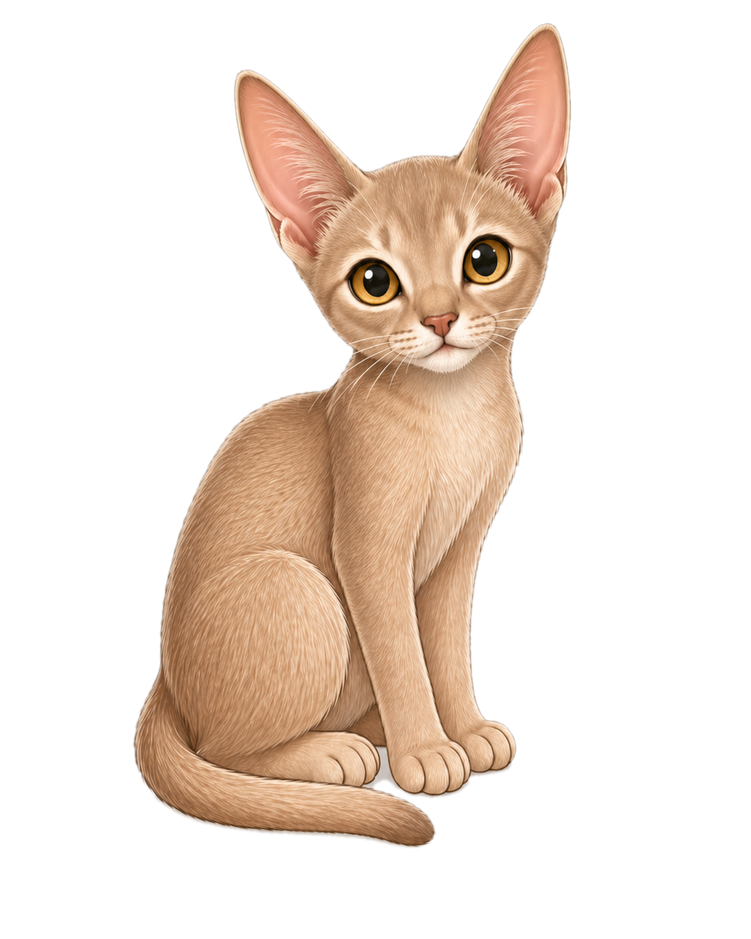
#> input picture processed_assets/cat/idle/idle_000.png, 751 x 939 px, shrunk from 1122 x 1402 before the run, found by its file name
$ python validate_runtime_assets.py
#> lines starting #> are read from the running program, lines starting #| are printed output that depends on the picture
#!/usr/bin/env python3
"""
validate_runtime_assets.py

Validate that all runtime PNG assets referenced by the MochiCat animation
config are present, truly-transparent, and free from common visual defects.

Checks performed per file:
  1. File exists on disk.
  2. PNG has an alpha channel (mode RGBA or LA).
  3. Transparent pixel ratio is not suspiciously low (< 5 %).
  4. No large uniform opaque background (white / gray / black occupying
     > 60 % of total pixels).
  5. No top horizontal gray "shadow" band.
  6. Alpha bounding box does not touch the image edge (tiny trim).
  7. Frame dimensions are consistent within each animation state.
  8. Every state has at least one frame.

Output: processed_assets/runtime_asset_validation_report.txt
Exit code: 0 if all checks pass (or only warnings), non-zero if any FAIL.

This script only reads files – it never modifies them.
"""

import sys
import os
from pathlib import Path
from typing import NamedTuple, Optional

# ---------------------------------------------------------------------------
# Locate workspace roots relative to this script (tools/)
# ---------------------------------------------------------------------------
TOOLS_DIR = Path(__file__).resolve().parent
PROJECT_ROOT = TOOLS_DIR.parent
ASSETS_DIR = PROJECT_ROOT / "mochi-cat" / "src" / "assets" / "cat"
REPORT_DIR = PROJECT_ROOT / "processed_assets"
REPORT_PATH = REPORT_DIR / "runtime_asset_validation_report.txt"

# ---------------------------------------------------------------------------
# Inline animation config (mirrors animationConfig.ts frame lists)
# ---------------------------------------------------------------------------
ANIMATION_STATES: dict[str, dict] = {
    "idle": {
        "fps": 4,
        "loop": True,
        "files": [
            "idle/idle_000.png",
            "idle/idle_001.png",
            "idle/idle_002.png",
        ],
    },
    "dragging": {
        "fps": 6,
        "loop": True,
        "files": [
            "dragging/dragging_000.png",
            "dragging/dragging_001.png",
            "dragging/dragging_002.png",
        ],
    },
    "happy": {
        "fps": 6,
        "loop": True,
        "files": [
            "happy/happy_000.png",
            "happy/happy_001.png",
            "happy/happy_002.png",
        ],
    },
    "sleeping": {
        "fps": 3,
        "loop": True,
        "files": [
            "sleeping/sleeping_000.png",
            "sleeping/sleeping_001.png",
            "sleeping/sleeping_002.png",
        ],
    },
    "walk_right": {
        "fps": 6,
        "loop": True,
        "files": [
            "walk_right/walk_right_000.png",
            "walk_right/walk_right_001.png",
            "walk_right/walk_right_002.png",
        ],
    },
    "walk_left": {
        "fps": 6,
        "loop": True,
        "files": [
            "walk_left/walk_left_000.png",
            "walk_left/walk_left_001.png",
            "walk_left/walk_left_002.png",
        ],
    },
    "grooming": {
        "fps": 5,
        "loop": False,
        "files": [
            "grooming/grooming_000.png",
            "grooming/grooming_001.png",
            "grooming/grooming_002.png",
            "grooming/grooming_003.png",
        ],
    },
}

# ---------------------------------------------------------------------------
# Thresholds
# ---------------------------------------------------------------------------
MIN_TRANSPARENT_RATIO = 0.05      # At least 5 % of pixels must be transparent
MAX_SOLID_BG_RATIO = 0.60         # > 60 % uniform background → suspicious
TOP_BAND_ROWS = 10                # Check top N rows for a gray band
TOP_BAND_GRAY_THRESHOLD = 200     # Pixel values above this considered "light gray"
TOP_BAND_OPAQUE_RATIO = 0.5       # > 50 % opaque in top rows → band suspected
EDGE_TOLERANCE_PX = 1             # Alpha bbox may touch edge within this tolerance

# ---------------------------------------------------------------------------
# Result record
# ---------------------------------------------------------------------------
class FileResult(NamedTuple):
    state: str
    filename: str
    exists: bool
    image_size: Optional[tuple]
    mode: Optional[str]
    has_alpha: bool
    transparent_pixel_ratio: Optional[float]
    alpha_bbox: Optional[tuple]
    edge_touching: bool
    top_band_suspected: bool
    checkerboard_suspected: bool
    large_bg_suspected: bool
    pass_fail: str
    notes: list


# ---------------------------------------------------------------------------
# Checkerboard detection (alternating 8×8 grey tiles)
# ---------------------------------------------------------------------------
def detect_checkerboard(pixels, width: int, height: int) -> bool:
    """
    Sample a 4×4 grid of 8×8 blocks and check whether every other block is a
    different uniform shade of gray (classic Photoshop checkerboard pattern).
    """
    # We test the top-left 64×64 region only – fast and representative.
    sample_size = min(64, width, height)
    block = 8
    if sample_size < block * 2:
        return False

    light_color = None
    dark_color = None

    for by in range(sample_size // block):
        for bx in range(sample_size // block):
            # Sample centre pixel of this block
            px = bx * block + block // 2
            py = by * block + block // 2
            r, g, b, a = pixels[px, py]
            if a < 128:
                return False  # transparent region – not a checkerboard bg
            avg = (int(r) + int(g) + int(b)) // 3
            is_gray = abs(int(r) - avg) < 15 and abs(int(g) - avg) < 15 and abs(int(b) - avg) < 15
            if not is_gray:
                return False

            expected_light = (bx + by) % 2 == 0
            if expected_light:
                if light_color is None:
                    light_color = avg
                elif abs(avg - light_color) > 20:
                    return False
            else:
                if dark_color is None:
                    dark_color = avg
                elif abs(avg - dark_color) > 20:
                    return False

    if light_color is not None and dark_color is not None:
        return abs(light_color - dark_color) > 15
    return False


# ---------------------------------------------------------------------------
# Single-file validation
# ---------------------------------------------------------------------------
def validate_file(state: str, rel_path: str) -> FileResult:
#> called with state = 'idle', rel_path = 'idle/idle_000.png'
    abs_path = ASSETS_DIR / rel_path
    filename = rel_path

    if not abs_path.exists():
        return FileResult(
            state=state,
            filename=filename,
            exists=False,
            image_size=None,
            mode=None,
            has_alpha=False,
            transparent_pixel_ratio=None,
            alpha_bbox=None,
            edge_touching=False,
            top_band_suspected=False,
            checkerboard_suspected=False,
            large_bg_suspected=False,
            pass_fail="FAIL",
            notes=["File does not exist"],
        )

    try:
        from PIL import Image
    except ImportError:
        return FileResult(
            state=state,
            filename=filename,
            exists=True,
            image_size=None,
            mode=None,
            has_alpha=False,
            transparent_pixel_ratio=None,
            alpha_bbox=None,
            edge_touching=False,
            top_band_suspected=False,
            checkerboard_suspected=False,
            large_bg_suspected=False,
            pass_fail="SKIP",
            notes=["Pillow not installed – skipping pixel checks (pip install Pillow)"],
        )

    notes = []
    fail = False

    with Image.open(abs_path) as img:
#> img is the input picture: PIL image 751x939 RGBA; mean R, G, B, A 61.3, 48, 37.9, 75
        mode = img.mode
#> mode = 'RGBA'
        width, height = img.size
#> width = 751; height = 939
        image_size = (width, height)
#> image_size = (751, 939)

        # Convert to RGBA for uniform analysis
        rgba = img.convert("RGBA")
        pixels = rgba.load()

        # --- Has alpha ---
        has_alpha = mode in ("RGBA", "LA", "PA") or (mode == "P" and img.info.get("transparency") is not None)
#> has_alpha = True

        # If mode was not alpha, try RGBA anyway (we converted above)
        if not has_alpha:
            notes.append(f"WARNING: original mode {mode} has no alpha channel")
            fail = True

        # --- Transparent pixel count ---
        total = width * height
#> total = 705189
        transparent = sum(
            1 for y in range(height) for x in range(width)
            if pixels[x, y][3] < 128
        )
#> transparent = 497746
        transparent_ratio = transparent / total
#> transparent_ratio = 0.706

        if transparent_ratio < MIN_TRANSPARENT_RATIO:
            notes.append(
                f"WARNING: very low transparent ratio {transparent_ratio:.2%} "
                "(expected cat silhouette on transparent bg)"
            )
            fail = True

        # --- Alpha bounding box ---
        alpha_channel = rgba.split()[3]
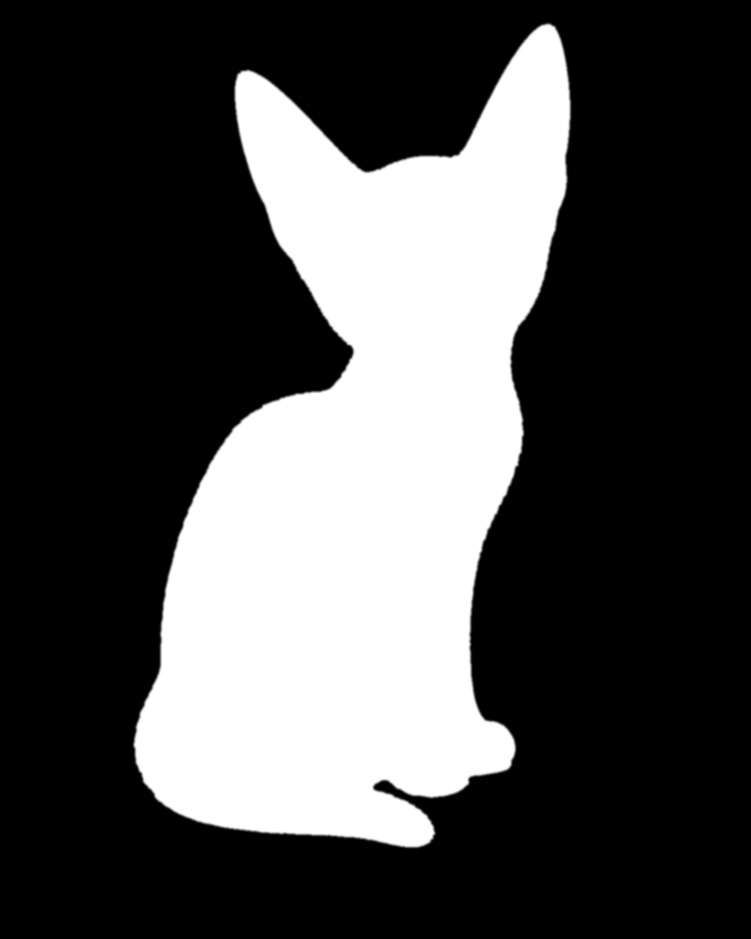
#> alpha_channel: PIL image 751x939 L; min 0, max 255, mean 75
        bbox = alpha_channel.getbbox()  # (left, top, right, bottom) of non-transparent region
#> bbox = (131, 21, 573, 850)
        edge_touching = False
        if bbox:
            l, t, r, b = bbox
#> l = 131; t = 21; r = 573; b = 850
            if l <= EDGE_TOLERANCE_PX or t <= EDGE_TOLERANCE_PX \
                    or r >= width - EDGE_TOLERANCE_PX or b >= height - EDGE_TOLERANCE_PX:
                edge_touching = True
                notes.append(
                    f"WARNING: alpha bbox {bbox} touches image edge "
                    f"({width}×{height}) — may clip sprites"
                )

        # --- Large uniform background detection (white / gray / black) ---
        large_bg_suspected = False
        bg_colors = {"white": 0, "gray": 0, "black": 0}
        for y in range(height):
            for x in range(width):
                r2, g2, b2, a2 = pixels[x, y]
                if a2 < 128:
                    continue
                lum = (int(r2) + int(g2) + int(b2)) // 3
                is_neutral = abs(int(r2) - lum) < 15 and abs(int(g2) - lum) < 15 and abs(int(b2) - lum) < 15
                if not is_neutral:
                    continue
                if lum >= 220:
                    bg_colors["white"] += 1
                elif lum <= 40:
                    bg_colors["black"] += 1
                else:
                    bg_colors["gray"] += 1
#> after the loop, bg_colors = {'white': 658, 'gray': 1307, 'black': 1470}

        for color, count in bg_colors.items():
            if total > 0 and count / total > MAX_SOLID_BG_RATIO:
                large_bg_suspected = True
                notes.append(
                    f"FAIL: large {color} background suspected "
                    f"({count / total:.1%} of pixels)"
                )
                fail = True
#> this loop made 3 passes
#> (color, count) on passes 1 to 3: ('white', 658), ('gray', 1307), ('black', 1470)
#> after the loop, notes = []

        # --- Top horizontal gray band detection ---
        top_band_suspected = False
        if height >= TOP_BAND_ROWS:
            band_opaque = 0
            band_gray = 0
            band_total = TOP_BAND_ROWS * width
#> band_total = 7510
            for y in range(TOP_BAND_ROWS):
                for x in range(width):
                    r2, g2, b2, a2 = pixels[x, y]
                    if a2 >= 128:
                        band_opaque += 1
                        lum = (int(r2) + int(g2) + int(b2)) // 3
                        if lum >= TOP_BAND_GRAY_THRESHOLD:
                            band_gray += 1
#> after the loop, band_gray = 0; band_opaque = 0
            if band_opaque / band_total > TOP_BAND_OPAQUE_RATIO and band_gray / (band_opaque + 1) > 0.7:
                top_band_suspected = True
                notes.append(
                    f"FAIL: top {TOP_BAND_ROWS}px gray band suspected — "
                    f"{band_opaque / band_total:.1%} opaque, {band_gray / (band_opaque + 1):.1%} gray"
                )
                fail = True

        # --- Checkerboard detection ---
        checkerboard_suspected = detect_checkerboard(pixels, width, height)
#> checkerboard_suspected = False
        if checkerboard_suspected:
            notes.append("FAIL: checkerboard fake-transparent background suspected")
            fail = True

    return FileResult(
        state=state,
        filename=filename,
        exists=True,
        image_size=image_size,
        mode=mode,
        has_alpha=has_alpha,
        transparent_pixel_ratio=transparent_ratio,
        alpha_bbox=bbox if bbox else None,
        edge_touching=edge_touching,
        top_band_suspected=top_band_suspected,
        checkerboard_suspected=checkerboard_suspected,
        large_bg_suspected=large_bg_suspected,
        pass_fail="FAIL" if fail else "PASS",
        notes=notes,
    )


# ---------------------------------------------------------------------------
# Dimension consistency check
# ---------------------------------------------------------------------------
def check_dimension_consistency(
    results: list[FileResult],
) -> list[str]:
    """Return a list of FAIL messages for states with inconsistent frame sizes."""
    from collections import defaultdict
    state_sizes: dict[str, set] = defaultdict(set)
    for r in results:
        if r.image_size:
            state_sizes[r.state].add(r.image_size)

    messages = []
    for state, sizes in state_sizes.items():
        if len(sizes) > 1:
            messages.append(
                f"FAIL: state '{state}' has inconsistent frame sizes: {sizes}"
            )
    return messages


# ---------------------------------------------------------------------------
# Report generation
# ---------------------------------------------------------------------------
def write_report(results: list[FileResult], dim_issues: list[str], report_path: Path) -> int:
    report_path.parent.mkdir(parents=True, exist_ok=True)

    passed = sum(1 for r in results if r.pass_fail == "PASS")
    failed = sum(1 for r in results if r.pass_fail == "FAIL")
    skipped = sum(1 for r in results if r.pass_fail == "SKIP")
    warnings = sum(1 for r in results for n in r.notes if n.startswith("WARNING"))
    total = len(results)

    lines = []
    lines.append("=" * 72)
    lines.append("MochiCat Runtime Asset Validation Report")
    lines.append(f"Assets directory : {ASSETS_DIR}")
    lines.append("=" * 72)
    lines.append("")

    for r in results:
        lines.append(f"[{r.pass_fail}] {r.state} / {r.filename}")
        lines.append(f"  exists               : {r.exists}")
        if r.image_size:
            lines.append(f"  image size           : {r.image_size[0]}×{r.image_size[1]}")
        if r.mode:
            lines.append(f"  mode                 : {r.mode}")
        lines.append(f"  has alpha            : {r.has_alpha}")
        if r.transparent_pixel_ratio is not None:
            lines.append(f"  transparent ratio    : {r.transparent_pixel_ratio:.2%}")
        if r.alpha_bbox:
            lines.append(f"  alpha bbox           : {r.alpha_bbox}")
        lines.append(f"  edge touching        : {r.edge_touching}")
        lines.append(f"  top band suspected   : {r.top_band_suspected}")
        lines.append(f"  checkerboard         : {r.checkerboard_suspected}")
        lines.append(f"  large bg suspected   : {r.large_bg_suspected}")
        for note in r.notes:
            lines.append(f"  ⚠  {note}")
        lines.append("")

    if dim_issues:
        lines.append("Dimension Consistency Issues")
        lines.append("-" * 40)
        for msg in dim_issues:
            lines.append(f"  {msg}")
        lines.append("")

    lines.append("=" * 72)
    lines.append("SUMMARY")
    lines.append(f"  Total files : {total}")
    lines.append(f"  PASS        : {passed}")
    lines.append(f"  FAIL        : {failed + len(dim_issues)}")
    lines.append(f"  SKIP        : {skipped}")
    lines.append(f"  Warnings    : {warnings}")
    lines.append("=" * 72)

    report_text = "\n".join(lines)
    report_path.write_text(report_text, encoding="utf-8")
    print(report_text)

    return 1 if (failed > 0 or dim_issues) else 0


# ---------------------------------------------------------------------------
# Entry point
# ---------------------------------------------------------------------------
def main() -> int:
    results: list[FileResult] = []

    for state, config in ANIMATION_STATES.items():
        files = config["files"]
        if not files:
            print(f"FAIL: state '{state}' has no frames defined", file=sys.stderr)
            results.append(FileResult(
                state=state,
                filename="<none>",
                exists=False,
                image_size=None,
                mode=None,
                has_alpha=False,
                transparent_pixel_ratio=None,
                alpha_bbox=None,
                edge_touching=False,
                top_band_suspected=False,
                checkerboard_suspected=False,
                large_bg_suspected=False,
                pass_fail="FAIL",
                notes=["No frames defined for this state"],
            ))
            continue

        for rel_path in files:
            result = validate_file(state, rel_path)
#> result = ('idle', 'idle/idle_000.png', True, (751, 939), 'RGBA', True, 0.706, (131, 21, 573, 850), False, False, False, False, 'PASS', [])
            results.append(result)
#> pass 2 of the loop in main, `for state, config in ANIMATION_STATES.items():`:
#> files = ['dragging/dragging_000.png', 'dragging/dragging_001.png', 'dragging/dragging_002.png']
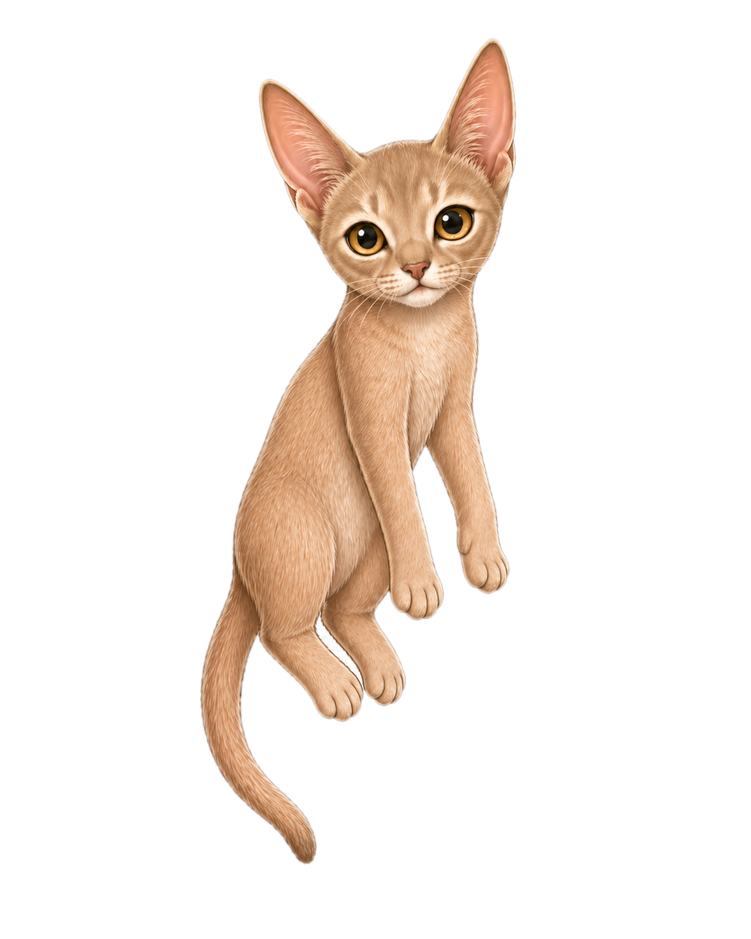
#> input picture processed_assets/cat/dragging/dragging_000.png, 751 x 939 px, shrunk from 1122 x 1402 before the run, found by its file name
#> in validate_file, img is the input picture: PIL image 751x939 RGBA; mean R, G, B, A 37.8, 29, 22.5, 44.1
#> transparent = 583287
#> transparent_ratio = 0.827
#> in validate_file (call 4), `alpha_channel = rgba.split()[3]`:
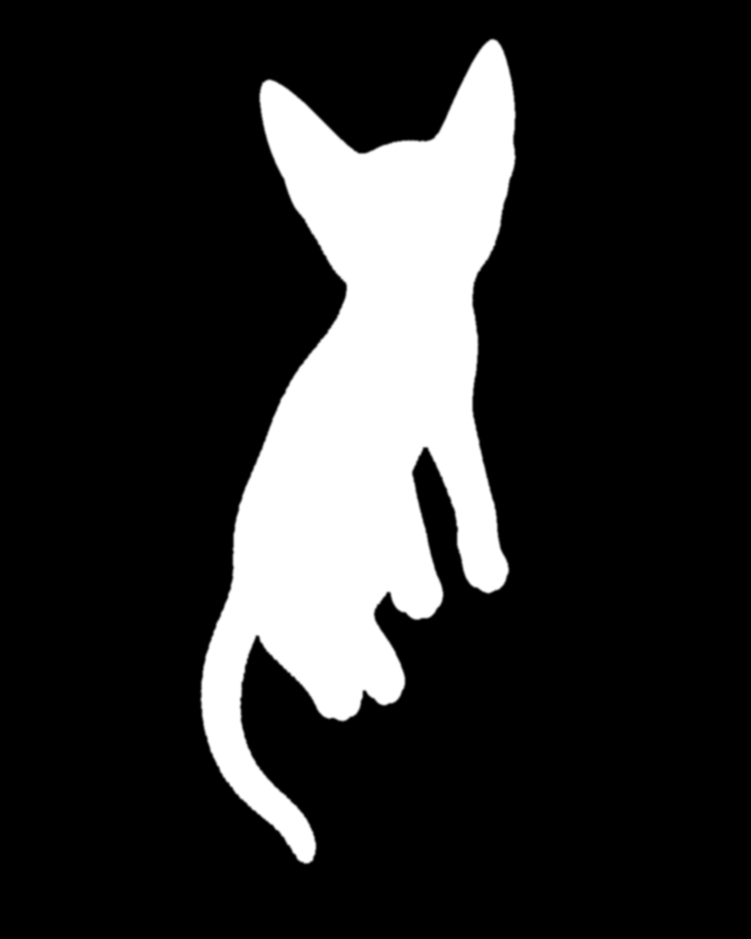
#> alpha_channel: PIL image 751x939 L; min 0, max 255, mean 44.1
#> bbox = (198, 37, 518, 866)
#> l = 198; t = 37; r = 518; b = 866
#> after the loop in validate_file (call 4), `for y in range(height):`: bg_colors = {'white': 855, 'gray': 184, 'black': 738}
#> the loop in validate_file (call 4), `for color, count in bg_colors.items():` made 3 passes
#> (color, count) on passes 1 to 3: ('white', 855), ('gray', 184), ('black', 738)
#> after the loop in validate_file (call 4), `for y in range(TOP_BAND_ROWS):`: band_gray = 0
#> result = ('dragging', 'dragging/dragging_000.png', True, (751, 939), 'RGBA', True, 0.827, (198, 37, 518, 866), False, False, False, False, 'PASS', [])

    dim_issues = check_dimension_consistency(results)
#> in check_dimension_consistency, `state_sizes: dict[str, set] = defaultdict(set)`: state_sizes = 0 items
#> the loop in check_dimension_consistency, `for state, sizes in state_sizes.items():` made 3 passes
#> state on passes 1 to 3: 'idle', 'dragging', 'walk_left'
#> after the loop in check_dimension_consistency, `for state, sizes in state_sizes.items():`: messages = []
    exit_code = write_report(results, dim_issues, REPORT_PATH)

    if exit_code == 0:
        print(f"\n✓ All runtime assets passed validation.")
    else:
        print(f"\n✗ Asset validation FAILED. See {REPORT_PATH}", file=sys.stderr)

    return exit_code


if __name__ == "__main__":
#> (the run stopped early here; a loop or call above may not have finished)
